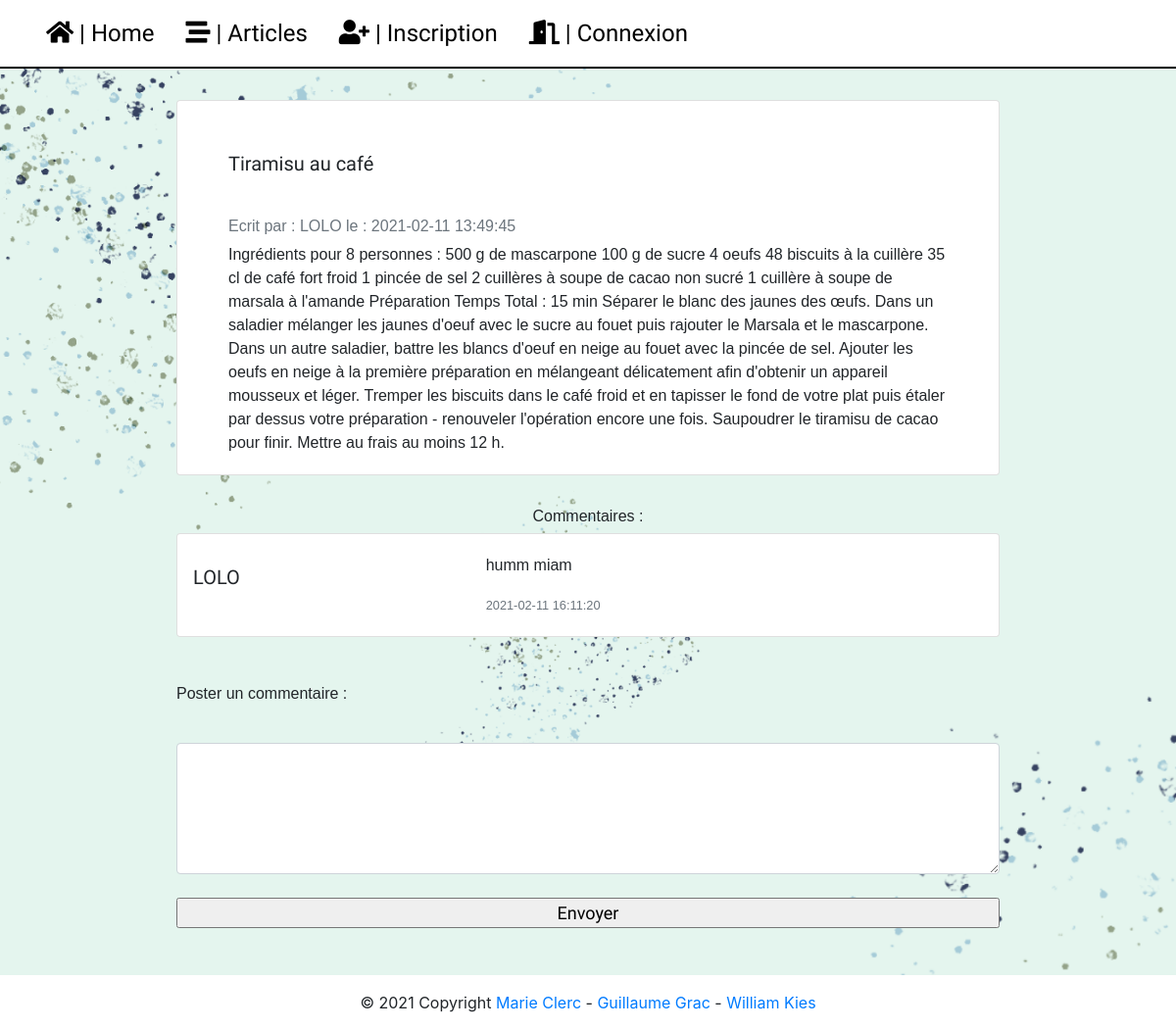
Page /templates/pages/article.php?id=41 on the committed database.
### tables this page shows
CREATE TABLE IF NOT EXISTS `articles` (
  `id` int(11) NOT NULL AUTO_INCREMENT,
  `titre` varchar(255) NOT NULL,
  `article` text NOT NULL,
  `id_utilisateur` int(11) NOT NULL,
  `id_categorie` int(11) NOT NULL,
  `date` timestamp NOT NULL,
  PRIMARY KEY (`id`)
);

CREATE TABLE IF NOT EXISTS `utilisateurs` (
  `id` int(11) NOT NULL AUTO_INCREMENT,
  `login` varchar(255) NOT NULL,
  `password` varchar(255) NOT NULL,
  `email` varchar(255) NOT NULL,
  `id_droits` int(11) NOT NULL,
  PRIMARY KEY (`id`)
);

CREATE TABLE IF NOT EXISTS `commentaires` (
  `id` int(11) NOT NULL AUTO_INCREMENT,
  `commentaire` varchar(1024) NOT NULL,
  `id_article` int(11) NOT NULL,
  `id_utilisateur` int(11) NOT NULL,
  `date` timestamp NOT NULL,
  PRIMARY KEY (`id`)
);

### libraries/autoload.php (called while the page is built, shortened)
<?php
spl_autoload_register(function ($className)
{
    $className = str_replace("\\", "/", $className);
});

### libraries/Database.php (called while the page is built)
<?php
class Database
{
    private static $instance = null;
    public static function getPdo(): PDO
    {
        if (self::$instance === null)
        {
            try
            {
                self::$instance = new PDO('mysql:host=localhost; dbname=blog', 'root', '', [
                    PDO::ATTR_ERRMODE => PDO::ERRMODE_EXCEPTION,
                    PDO::ATTR_DEFAULT_FETCH_MODE => PDO::FETCH_ASSOC
                ]);
            }
            catch (PDOException $e)
            {
                die("Erreur : " . $e -> getMessage());
            }
        }
        return self::$instance;
    }
}
?>

### libraries/Model.php (called while the page is built, shortened)
<?php
abstract class Model
{
    public function __construct()
    {
        $this -> pdo = Database::getPdo();
    }
}

### libraries/Articles.php (called while the page is built, shortened)
<?php
require_once('Model.php');
class Articles extends Model{
    public function showarticle($id) {
        $id_article = $id;
        $sql = 'SELECT titre, article, articles.date, utilisateurs.login
                FROM articles
                INNER JOIN utilisateurs ON utilisateurs.id = articles.id_utilisateur
                WHERE articles.id = :idarticle';
        $stm = $this->pdo->prepare($sql);
        $stm->execute(['idarticle'=>$id_article]);
        return ($stm);
    }
    public function showcomments($id)
    {
        $id_article = $id;
        $sql = 'SELECT commentaire, commentaires.date, utilisateurs.login
                FROM articles
                INNER JOIN commentaires ON commentaires.id_article = articles.id
                INNER JOIN utilisateurs ON utilisateurs.id = commentaires.id_utilisateur
                WHERE articles.id = :idarticle
                ORDER BY date ASC';
        $stm = $this->pdo->prepare($sql);
        $stm->execute(['idarticle'=>$id_article]);
        return ($stm);
    }
}
?>

### templates/pages/article.php (the view, shortened to what this page needs)
<?php
require_once('../../libraries/autoload.php');
require '../../libraries/articles.php';
$articles = new Articles();
$articles->writecomments($_GET['id']);
?>
<div class="main">
    <?php
    $mainarticle = $articles->showarticle($_GET['id']);
    foreach ($mainarticle as $value ) {
        echo '<div class="card postarticle"><div class="card-body">
                            <h5 class="card-title">'. $value['titre'] .'</h5>
                            <h6 class="card-subtitle mb-2 text-muted">Ecrit par : '. $value['login'] .' le : ' . $value['date'] .'</h6>
                            <p class="card-text">'. $value['article'] .'</p></div></div>';
    }
    ?>
    <div class="commentaires">
        <h6>Commentaires : </h6>
        <?php
        $commentaire = $articles->showcomments($_GET['id']);
        foreach ($commentaire as $value ) {
            echo '<div class="card mb-3" style="width: 100%">
                              <div class="row g-0">
                                <div class="col-md-4">
                                        <h5 class="card-title">' . $value['login'] . '</h5>
                                </div>
                                <div class="col-md-8">
                                  <div class="card-body">
                                    <p class="card-text">'. $value['commentaire'] .'</p>
                                    <p class="card-text"><small class="text-muted">'. $value['date'] .'</small></p>
                                  </div>
                                </div>
                              </div>
                            </div>';
        }
        ?>
    </div>
    <div class="post">
        <form action="article.php?id=<?php echo $_GET['id']; ?>" method="post">
            <label for="comment"><h6>Poster un commentaire :</h6></label><br>
            <textarea name="comment" rows="5" class="form-control text"></textarea><br>
            <input type="submit" name="submit" value="Envoyer">
        </form>
    </div>
</div>
<?php require("../layout.php");?>

### templates/pages/css/style.css (style rules this page uses)
* { margin: 0; padding: 0; }
html { scroll-behavior: smooth; }

### templates/pages/css/creer-article.css (style rules this page uses)
* { box-sizing: border-box; margin: 0; padding: 0; }
.main { display: grid; place-items: center; background-color: white; padding-top: 2rem; width: 100%; font-family: 'Raleway', sans-serif; background-image: url("../images/bg.png"); background-size: cover; }
.main form { width: 70%; }
.card { width: 100%; }
.postarticle { width: 70%; padding: 0 2rem; }
.postarticle h5 { margin-bottom: 3rem; }
h5 { font-family: 'Amatic SC', cursive; margin-top: 2rem; }
.commentaires { margin: 2rem 0; width: 70%; display: grid; place-items: center; }
.commentaires .card { padding: 0 1rem; }
.post { width: 70%; display: grid; place-items: center; margin-bottom: 3rem; justify-self: center; }
.post form { display: grid; width: 100%; }
input[type="submit"] { width: 100%; padding: 0 2rem; font-family: 'Amatic SC', cursive; font-size: large; }

### rows in the picture
articles: titre "Tiramisu au café", id_utilisateur.login "LOLO", date "2021-02-11 13:49:45", article "Ingrédients pour 8 personnes : 500 g de mascarpone 100 g de sucre 4 oeufs 48 biscuits à la cuillère 35 cl de café fort froid 1 pincée de sel 2 cuillères à soupe de cacao non sucré 1 cuillère à soupe de marsala à l'amande Préparation Temps Total : 15 min Séparer le blanc des jaunes des œufs. Dans un saladier mélanger les jaunes d'oeuf avec le sucre au fouet puis rajouter le Marsala et le mascarpone. Dans un autre saladier, battre les blancs d'oeuf en neige au fouet avec la pincée de sel. Ajouter les oeufs en neige à la première préparation en mélangeant délicatement afin d'obtenir un appareil mousseux et léger. Tremper les biscuits dans le café froid et en tapisser le fond de votre plat puis…"
commentaires: id_utilisateur.login "LOLO", commentaire "humm miam", date "2021-02-11 16:11:20"
